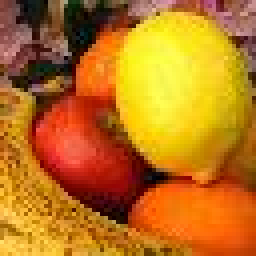
#> input picture hw1/p3/p3_data/banana/banana_003.JPEG, 64 x 64 px (shown 4 times larger); its folder holds only this picture in this run
$ python p3.py
#> lines starting #> are read from the running program, lines starting #| are printed output that depends on the picture
# -*- coding: utf-8 -*-
"""
Created on Wed Mar 20 20:42:23 2019

@author: user
"""
import os
import random

import numpy as np

from sklearn.decomposition import PCA
from sklearn.cluster import KMeans
from sklearn.neighbors import KNeighborsClassifier

from skimage.util.shape import view_as_blocks
from skimage.io import imread, imsave

import visdom


random.seed(0)

data_root = 'p3_data'
classes = os.listdir(data_root)

X_train = []
X_train_patches = []
X_train_labels = np.repeat([0, 1, 2, 3], 375)

X_test = []
X_test_patches = []
X_test_labels = np.repeat([0, 1, 2, 3], 125)

for c in classes:

    img_ls = os.listdir(os.path.join(data_root, c))
    random.shuffle(img_ls)

    X_train.append([])
    X_test.append([])

    for img in img_ls[:375]:

        I = imread(os.path.join(data_root, c, img))
#> I is the input picture: shape (64, 64, 3); mean R, G, B 187.6, 116.5, 28.6
        if len(I.shape) == 2:
            I = np.stack((I, I, I), axis=2)
        X_train[-1].append(I)

        I_patches = view_as_blocks(I, (16, 16, 3))
        X_train_patches.append(I_patches.reshape(16, -1))

    for img in img_ls[375:]:

        I = imread(os.path.join(data_root, c, img))
        if len(I.shape) == 2:
            I = np.stack((I, I, I), axis=2)
        X_test[-1].append(I)

        I_patches = view_as_blocks(I, (16, 16, 3))
        X_test_patches.append(I_patches.reshape(16, -1))

for i, img_ls in enumerate(X_train):
    imsave(classes[i]+'.png', img_ls[0])

    patches = view_as_blocks(img_ls[0], (16, 16, 3))
    for j in range(3):
        imsave(os.path.join(classes[i]+'{}.png'.format(j+1)), patches[0, j, 0])


X_train_patches = np.concatenate(X_train_patches, axis=0)
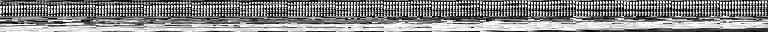
#> X_train_patches: shape (32, 768); min 0, max 255, mean 132.1
#> (the run stopped early here; a loop or call above may not have finished)
